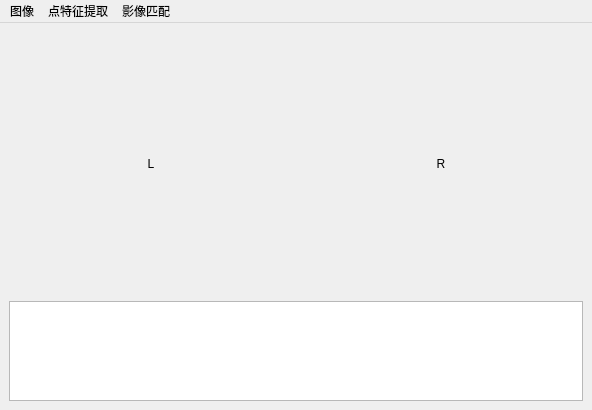
<?xml version="1.0" encoding="UTF-8"?>
<ui version="4.0">
 <class>FeatureWin</class>
 <widget class="QMainWindow" name="FeatureWin">
  <property name="geometry">
   <rect>
    <x>0</x>
    <y>0</y>
    <width>592</width>
    <height>410</height>
   </rect>
  </property>
  <property name="sizePolicy">
   <sizepolicy hsizetype="Maximum" vsizetype="Maximum">
    <horstretch>0</horstretch>
    <verstretch>0</verstretch>
   </sizepolicy>
  </property>
  <property name="windowTitle">
   <string>MainWindow</string>
  </property>
  <widget class="QWidget" name="centralwidget">
   <layout class="QGridLayout" name="gridLayout">
    <item row="0" column="0">
     <layout class="QVBoxLayout" name="verticalLayout">
      <item>
       <layout class="QHBoxLayout" name="horizontalLayout">
        <item>
         <widget class="QLabel" name="Image_Left">
          <property name="sizePolicy">
           <sizepolicy hsizetype="Expanding" vsizetype="Expanding">
            <horstretch>0</horstretch>
            <verstretch>1</verstretch>
           </sizepolicy>
          </property>
          <property name="text">
           <string>L</string>
          </property>
          <property name="alignment">
           <set>Qt::AlignCenter</set>
          </property>
         </widget>
        </item>
        <item>
         <widget class="QLabel" name="Image_Right">
          <property name="sizePolicy">
           <sizepolicy hsizetype="Expanding" vsizetype="Expanding">
            <horstretch>0</horstretch>
            <verstretch>0</verstretch>
           </sizepolicy>
          </property>
          <property name="text">
           <string>R</string>
          </property>
          <property name="alignment">
           <set>Qt::AlignCenter</set>
          </property>
         </widget>
        </item>
       </layout>
      </item>
      <item>
       <widget class="QTableView" name="Information_Table">
        <property name="sizePolicy">
         <sizepolicy hsizetype="Expanding" vsizetype="Fixed">
          <horstretch>0</horstretch>
          <verstretch>0</verstretch>
         </sizepolicy>
        </property>
        <property name="maximumSize">
         <size>
          <width>16777215</width>
          <height>100</height>
         </size>
        </property>
       </widget>
      </item>
     </layout>
    </item>
   </layout>
  </widget>
  <widget class="QMenuBar" name="menubar">
   <property name="geometry">
    <rect>
     <x>0</x>
     <y>0</y>
     <width>592</width>
     <height>23</height>
    </rect>
   </property>
   <widget class="QMenu" name="menu">
    <property name="title">
     <string>点特征提取</string>
    </property>
    <addaction name="moravec_fetch"/>
    <addaction name="forstner_fetch"/>
    <addaction name="harris_fetch"/>
   </widget>
   <widget class="QMenu" name="menu_2">
    <property name="title">
     <string>影像匹配</string>
    </property>
    <addaction name="correlation_index"/>
    <addaction name="least_square"/>
   </widget>
   <widget class="QMenu" name="menu_3">
    <property name="title">
     <string>图像</string>
    </property>
    <addaction name="open_image"/>
    <addaction name="clear_image"/>
   </widget>
   <addaction name="menu_3"/>
   <addaction name="menu"/>
   <addaction name="menu_2"/>
  </widget>
  <action name="moravec_fetch">
   <property name="icon">
    <iconset resource="icons.qrc">
     <normaloff>:/images/images/M.png</normaloff>:/images/images/M.png</iconset>
   </property>
   <property name="text">
    <string>Moravec (&amp;M)</string>
   </property>
  </action>
  <action name="forstner_fetch">
   <property name="icon">
    <iconset resource="icons.qrc">
     <normaloff>:/images/images/F.png</normaloff>:/images/images/F.png</iconset>
   </property>
   <property name="text">
    <string>Forster (&amp;F)</string>
   </property>
  </action>
  <action name="harris_fetch">
   <property name="icon">
    <iconset resource="icons.qrc">
     <normaloff>:/images/images/H.png</normaloff>:/images/images/H.png</iconset>
   </property>
   <property name="text">
    <string>Harris (&amp;H)</string>
   </property>
  </action>
  <action name="least_square">
   <property name="icon">
    <iconset resource="icons.qrc">
     <normaloff>:/images/images/曲线.png</normaloff>:/images/images/曲线.png</iconset>
   </property>
   <property name="text">
    <string>最小二乘 (&amp;M)</string>
   </property>
  </action>
  <action name="correlation_index">
   <property name="icon">
    <iconset resource="icons.qrc">
     <normaloff>:/images/images/DNA双曲线.png</normaloff>:/images/images/DNA双曲线.png</iconset>
   </property>
   <property name="text">
    <string>相关系数 (&amp;R)</string>
   </property>
  </action>
  <action name="open_image">
   <property name="icon">
    <iconset resource="icons.qrc">
     <normaloff>:/images/images/image.png</normaloff>:/images/images/image.png</iconset>
   </property>
   <property name="text">
    <string>打开 (&amp;O)</string>
   </property>
  </action>
  <action name="clear_image">
   <property name="icon">
    <iconset resource="icons.qrc">
     <normaloff>:/images/images/delete.png</normaloff>:/images/images/delete.png</iconset>
   </property>
   <property name="text">
    <string>清空 (&amp;D)</string>
   </property>
  </action>
 </widget>
 <resources>
  <include location="icons.qrc"/>
 </resources>
 <connections/>
</ui>
